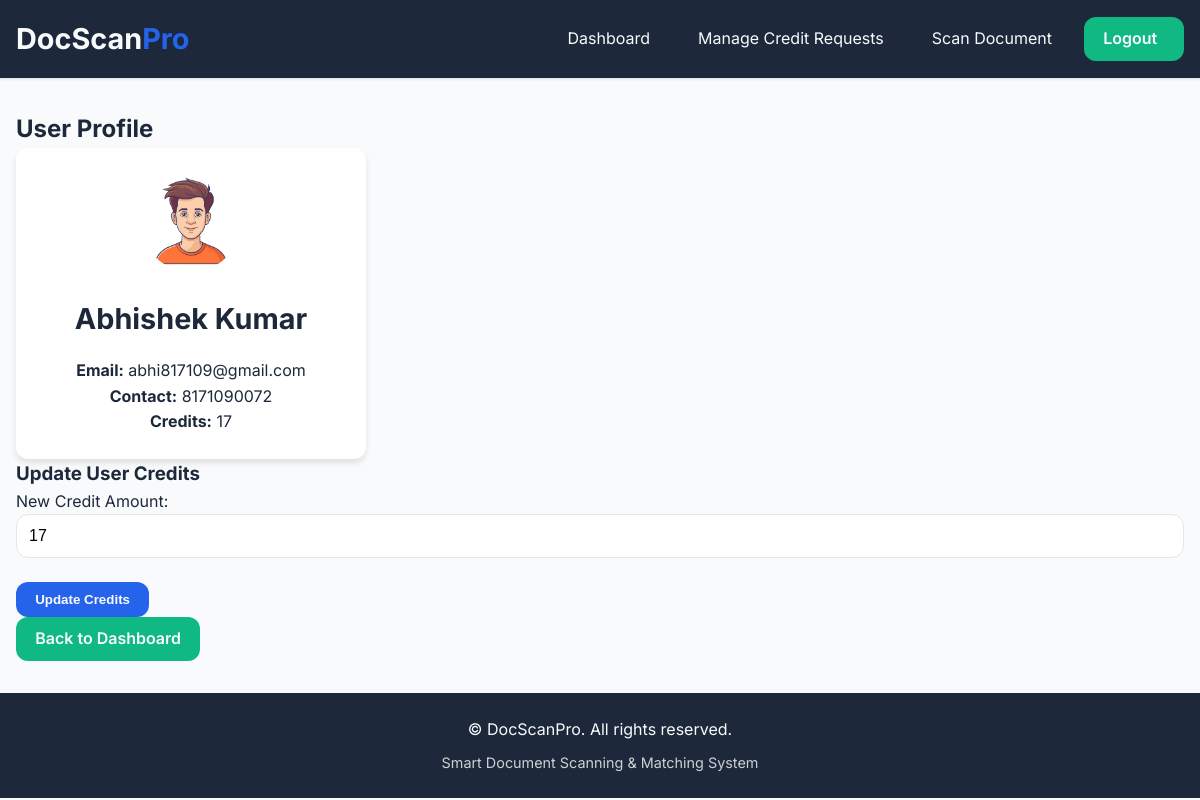
Page /admin/user/2 (signed in) on the earlier database version.
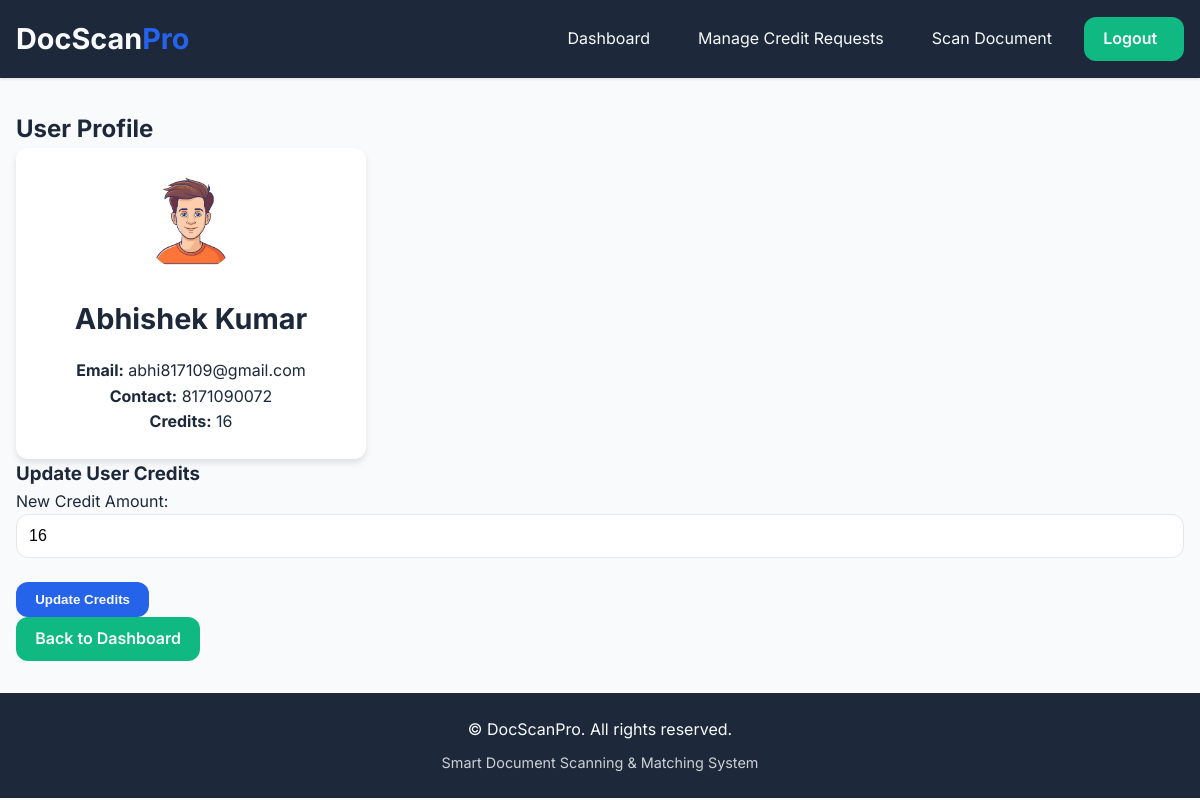
Same page on the later database version.
### tables this page shows
CREATE TABLE users (
            id INTEGER PRIMARY KEY AUTOINCREMENT,
            name TEXT NOT NULL,
            email TEXT UNIQUE NOT NULL,
            contact TEXT NOT NULL,
            password_hash TEXT NOT NULL,
            gender TEXT DEFAULT 'others',
            role TEXT DEFAULT 'user',
            credits INTEGER DEFAULT 20,
            last_reset DATE DEFAULT CURRENT_DATE
        );

### blueprints/admin.py (the view, shortened to what this page needs)
@admin_bp.route('/user/<int:user_id>', methods=['GET', 'POST'])
def admin_user_details(user_id):
    if 'user_id' not in session or session.get('role') != 'admin':
        flash('Unauthorized access.', 'error')
        return redirect('/')
    conn = get_db_connection()
    cursor = conn.cursor()
    cursor.execute("SELECT * FROM users WHERE id = ?", (user_id,))
    user = cursor.fetchone()
    conn.close()
    return render_template('admin_user_details.html', user=user)

### app.py (called while the page is built)
@app.after_request
def add_security_headers(response):
    response.headers['Strict-Transport-Security'] = 'max-age=31536000; includeSubDomains'
    response.headers['X-Content-Type-Options'] = 'nosniff'
    response.headers['X-Frame-Options'] = 'DENY'
    response.headers['X-XSS-Protection'] = '1; mode=block'
    response.headers['Content-Security-Policy'] = "default-src 'self' 'unsafe-inline' https://fonts.googleapis.com https://fonts.gstatic.com"
    return response

### blueprints/admin.py (called while the page is built)
def get_db_connection():
    conn = sqlite3.connect('database.db')
    conn.row_factory = sqlite3.Row
    return conn

### templates/admin_user_details.html (shortened to what this page needs)
{% extends "base.html" %}
{% block content %}
<div class="user-details-dashboard fade-in">
  <h2>User Profile</h2>
  <div class="user-card card">
    <div class="user-header">
      {% if user.gender == 'male' %}
        <img src="{{ url_for('static', filename='maleAvtar.png') }}" alt="Male Avatar" class="avatar">
      {% elif user.gender == 'female' %}
        <img src="{{ url_for('static', filename='femaleAvtar.png') }}" alt="Female Avatar" class="avatar">
      {% else %}
        <img src="{{ url_for('static', filename='defaultAvatar.png') }}" alt="Default Avatar" class="avatar">
      {% endif %}
      <h2>{{ user.name }}</h2>
    </div>
    <div class="user-info">
      <p><strong>Email:</strong> {{ user.email }}</p>
      <p><strong>Contact:</strong> {{ user.contact }}</p>
      <p><strong>Credits:</strong> {{ user.credits }}</p>
    </div>
  </div>
  <div class="update-credits card">
    <h3>Update User Credits</h3>
    <form method="POST">
      <div class="form-group">
        <label for="credits">New Credit Amount:</label>
        <input type="number" name="credits" id="credits" class="input-field" value="{{ user.credits }}" required>
      </div>
      <button type="submit" class="btn btn-primary">Update Credits</button>
    </form>
  </div>
  <a href="/admin/analytics" class="btn btn-secondary">Back to Dashboard</a>
</div>
{% endblock %}

Differences in the rows shown:
changed users "Abhishek Kumar": credits "17" → "16"
